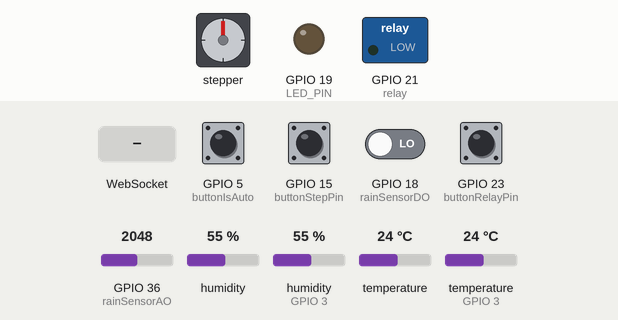
The sketch below on a simulated ESP32. Shown: stepper motor, switched loads named in the sketch (green lamp = pin HIGH), output pins drawn as LEDs (lit = HIGH). The inputs (shaded band) are chosen by the test bench; at power-on: GPIO 5 (buttonIsAuto), GPIO 15 (buttonStepPin), GPIO 23 (buttonRelayPin) HIGH, GPIO 18 (rainSensorDO) LOW, GPIO 36 (rainSensorAO) = 2048, humidity 55 %, humidity (sensor on GPIO 3) 55 %, temperature 24 °C, temperature (sensor on GPIO 3) 24 °C. WiFi joins after 1.5 s; servers stay silent unless stated; stepper angles assume 2048 steps per turn; what the sketch prints to the serial monitor is not drawn.

Above: at 3.2 s.
3.3 s: WebSocket text "On-Auto" received
At 4.21 s:
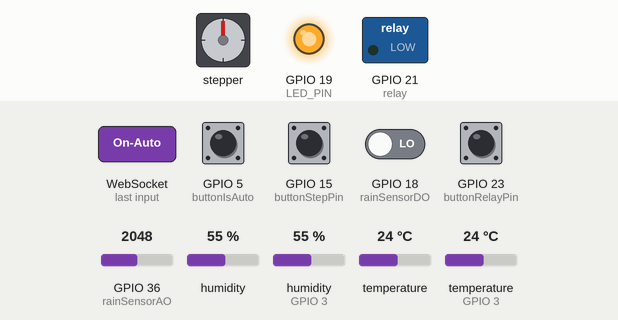
6.8 s: GPIO 18 (rainSensorDO) driven HIGH
10.3 s: WebSocket text "Off-Auto" received
At 12.4 s:
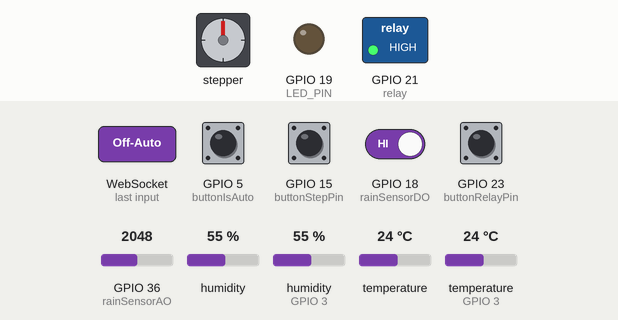
13.6 s: GPIO 15 (buttonStepPin) pulled LOW for 0.6 s
At 14.97 s:
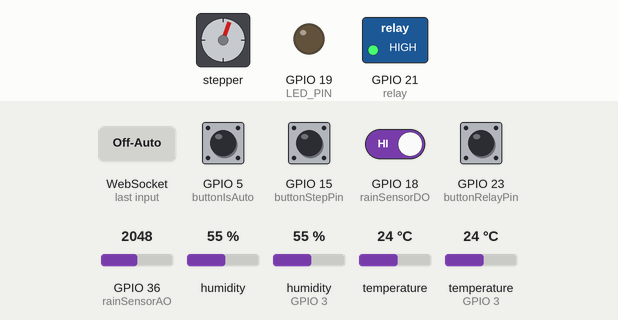
17.2 s: WebSocket text "Off-ControlStep" received
At 18.64 s:
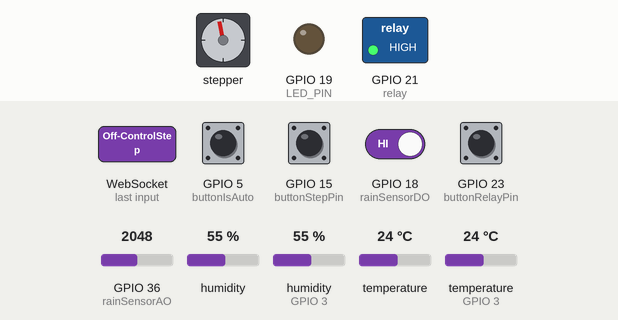
20.7 s: GPIO 5 (buttonIsAuto) pulled LOW for 0.6 s
At 22.4 s:
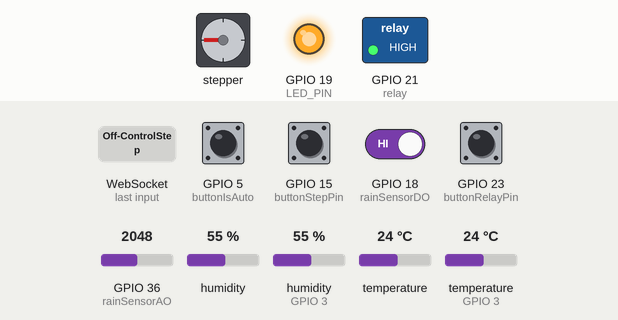
Timing chart, 0 to 23.8 s (numbered marks = the images above; inputs shaded):
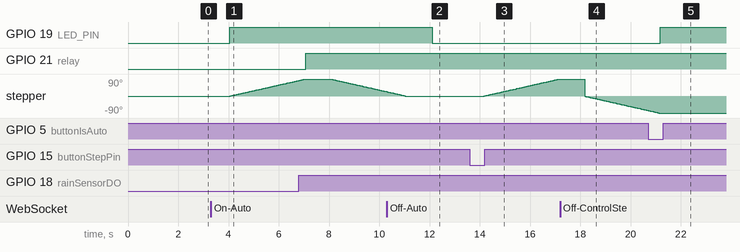

Measured:
- after the input at 3.3 s, GPIO 19 (LED_PIN): LOW → HIGH after 0.75 s; stepper: keeps turning clockwise at about 30°/s, starting after 0.78 s
- after the input at 10.3 s, GPIO 19 (LED_PIN): HIGH → LOW after 1.8 s
- after the input at 13.6 s, stepper: keeps turning clockwise at about 30°/s, starting after 0.58 s
- after the input at 17.2 s, stepper: keeps turning counter-clockwise at about 67°/s, starting after 0.97 s
- after the input at 20.7 s, GPIO 19 (LED_PIN): LOW → HIGH after 0.48 s

The sketch:

BTL.ino
```cpp
#include <WebSocketsServer.h>
#include <ArduinoJson.h>
#include <WiFi.h>
#include <WiFiClient.h>
#include <WiFiSTA.h>
#include <WiFiScan.h>
#include <WiFiServer.h>
#include <WiFiType.h>
#include <WiFiUdp.h>
#include <WebServer.h>
#include <Stepper.h>
#include <DHTesp.h>

WebServer server(80);
WebSocketsServer webSocket = WebSocketsServer(81);

#define buttonStepPin 15
#define rainSensorDO 18
#define rainSensorAO 36
#define buttonIsAuto 5
#define buttonRelayPin 23
#define relay 21
#define LED_PIN 19


const int DHT_PIN = 3;
const int IN1 = 17;
const int IN2 = 16;
const int IN3 = 4;
const int IN4 = 2;

const int stepsPerRevolution = 2048;
DHTesp dhtSensor;
int button_state = HIGH;
int last_button_state = HIGH;
int button_auto_state = HIGH;
int last_button_auto_state = HIGH;
String stepState = "Close";
int button_state1 = HIGH;
int last_button_state1 = HIGH;
int button_auto_state1 = HIGH;
int last_button_auto_state1 = HIGH;
String relayState = "Close";
Stepper myStepper = Stepper(stepsPerRevolution, IN1, IN3, IN2, IN4);
int isAuto = 0;
int interval = 1000;
unsigned long previousMillis = 0;


const char* ssid = "THHC";
const char* password = "THHTHH2002";

WiFiClient client;

String jsonString;
String pin_status = "";

TempAndHumidity data = dhtSensor.getTempAndHumidity();
float t = data.temperature;
float h = data.humidity;
int r = 4095 - analogRead(rainSensorAO);
void sendHtml() {
  String response = R"(
<!DOCTYPE html>
<html lang="en">
<head>
    <meta charset="UTF-8">
    <meta name="viewport" content="width=device-width, initial-scale=1.0">
    <title>Document</title>
</head>
<body>
    <div>
        Nhiet Do :
        <span id='temperature'>__TEMPERATURE__</span>
    </div>
    <div>
        Do Am :
        <span id='humidity'>__HUMIDITY__</span>
    </div>
    <div>
        Luong Mua :
        <span id='rainfall'>__RAINFALL__</span>
    </div>

    <div>
        <button type='button' id='On-Auto'>On-Auto</button>
        <button type='button' id='Off-Auto'>Off-Auto</button>
        <span id='led_state'>Auto-State</span>
    </div>
    <div>
        <button type='button' id='On-ControlStep'>On-ControlStep</button>
        <button type='button' id='Off-ControlStep'>Off-ControlStep</button>
        <span id='stepState'>Step-State</span>
    </div>
    <div>
        <button type='button' id='On-ControlRelay'>On-ControlRelay</button>
        <button type='button' id='Off-ControlRelay'>Off-ControlRelay</button>
        <span id='relayState'>Relay-State</span>
    </div>

</body>
<script>
    var Socket;
    document.getElementById('On-Auto').addEventListener('click', OnAuto_pressed);
    document.getElementById('Off-Auto').addEventListener('click', OffAuto_pressed);
    document.getElementById('On-ControlStep').addEventListener('click', OnControlStep_pressed);
    document.getElementById('Off-ControlStep').addEventListener('click', OffControlStep_pressed);
    document.getElementById('On-ControlRelay').addEventListener('click', OnControlRelay_pressed);
    document.getElementById('Off-ControlRelay').addEventListener('click', OffControlRelay_pressed);

    function init() {
        Socket = new WebSocket('ws://' + window.location.hostname + ':81/');
        Socket.onmessage = function (event) {
            processCommand(event);
        };
    }
    function processCommand(event) {
        var obj = JSON.parse(event.data);
        document.getElementById('led_state').innerHTML = obj.PIN_Status;
        document.getElementById('temperature').innerHTML = obj.Temp;
        document.getElementById('humidity').innerHTML = obj.Hum;
        document.getElementById('rainfall').innerHTML = obj.Rain;

        document.getElementById('stepState').innerHTML = obj.StepState;
        document.getElementById('relayState').innerHTML = obj.RelayState;

        console.log(obj.PIN_Status);
        console.log(obj.Temp);
        console.log(obj.Hum);
        console.log(obj.Rain);
        console.log(obj.StepState);
        console.log(obj.RelayState);

    }
    function OnAuto_pressed() {
        Socket.send('On-Auto');
    }
    function OffAuto_pressed() {
        Socket.send('Off-Auto');
    }
    function OnControlStep_pressed() {
        Socket.send('On-ControlStep');
    }
    function OffControlStep_pressed() {
        Socket.send('Off-ControlStep');
    }
    function OnControlRelay_pressed() {
        Socket.send('On-ControlRelay');
    }
    function OffControlRelay_pressed() {
        Socket.send('Off-ControlRelay');
    }


    window.onload = function (event) {
        init();
    }
</script>
</html>
  )";
  server.send(200, "text/html", response);
}

void setup() {
  Serial.begin(115200);
  WiFi.begin(ssid, password);
  while (WiFi.status() != WL_CONNECTED) {
    delay(1000);
    Serial.println("Connecting to WiFi...");
  }
  Serial.println("Connected to WiFi");
  Serial.print("IP address: ");
  Serial.println(WiFi.localIP());

  myStepper.setSpeed(5);
  pinMode(buttonStepPin, INPUT_PULLUP);
  pinMode(buttonIsAuto, INPUT_PULLUP);
  pinMode(buttonRelayPin, INPUT_PULLUP);
  pinMode(rainSensorDO, INPUT);
  pinMode(rainSensorAO, INPUT);
  pinMode(LED_PIN, OUTPUT);
  pinMode(relay, OUTPUT);
  dhtSensor.setup(DHT_PIN, DHTesp::DHT11);

  server.on("/", sendHtml);
  server.begin();
  webSocket.begin();
  webSocket.onEvent(webSocketEvent);
  Serial.println("HTTP server started");


}

void step_manual() {
  last_button_state = button_state;
  button_state = digitalRead(buttonStepPin);
  int spc = 512;
  if (last_button_state == HIGH && button_state == LOW) {
    if (stepState == "Close") {
      myStepper.step(spc);
      stepState = "Open";
    } else if (stepState == "Open") {
      myStepper.step(-spc);
      stepState = "Close";
    }
  }
}
void step_auto() {
  int spc = 512;
  int rainState = digitalRead(rainSensorDO);
  int rainAmount = analogRead(rainSensorAO);
  if (stepState == "Close") {
    if (rainState == LOW) {
      myStepper.step(spc);  //Mở
      stepState = "Open";
    }

  } else if (stepState = "Open") {
    if (rainState == HIGH) {
      myStepper.step(-spc);  //Đóng
      stepState = "Close";
    }
  }
}
void relay_manual() {
  last_button_state1 = button_state1;
  button_state1 = digitalRead(buttonRelayPin);
  if (last_button_state1 == HIGH && button_state1 == LOW) {
    if (relayState == "Close") {
      digitalWrite(relay, HIGH);
      relayState = "Open";
    } else if (relayState == "Open") {
      digitalWrite(relay, LOW);
      relayState = "Close";
    }
  }
}
void relay_auto() {
  TempAndHumidity data = dhtSensor.getTempAndHumidity();
  float t = data.temperature;
  float h = data.humidity;
  if(relayState == "Close"){
    if(t > 35 || h < 65){
      digitalWrite(relay, HIGH);
      relayState = "Open";
    }
  } else if(relayState == "Open"){
    if(t<= 35 && h >= 65){
      digitalWrite(relay, LOW);
      relayState = "Close";
    }
  }
}
void viewtandh(){
  TempAndHumidity data = dhtSensor.getTempAndHumidity();
  float t = data.temperature;
  float h = data.humidity;
  Serial.print("Nhiệt độ: ");
  Serial.print(t);
  Serial.println(" °C");
  Serial.print("Độ ẩm: ");
  Serial.print(h);
  Serial.println(" %");

  delay(1000);
}
void update_data(){
  TempAndHumidity  data = dhtSensor.getTempAndHumidity();
  h = data.humidity;
  t = data.temperature;
  r = 4095 - analogRead(rainSensorAO);

  if (digitalRead(LED_PIN) == HIGH) {  //check if pin LED_PIN is high or low
    pin_status = "ON";
  }
  else {
    pin_status = "OFF"; //check if pin LED_PIN is high or low
    }
  stepState = stepState;
  relayState = relayState;

}
void update_webpage(){
  StaticJsonDocument<1000> doc;
  // create an object
  JsonObject object = doc.to<JsonObject>();
  object["RelayState"] = relayState ;
  object["StepState"] = stepState ;
  object["PIN_Status"] = pin_status ;
  object["Temp"] = t ;
  object["Hum"] = h ;
  object["Rain"] = r ;
  // object["Led1State"] = led1State ;
  // object["Led2State"] = led2State ;
  // object["FireAlarm"] = flameAlarm ;
  serializeJson(doc, jsonString); // serialize the object and save teh result to teh string variable.
  // Serial.println( jsonString ); // print the string for debugging.
  webSocket.broadcastTXT(jsonString); // send the JSON object through the websocket
  jsonString = ""; // clear the String.
}

void webSocketEvent(byte num, WStype_t type, uint8_t * payload, size_t length) {
  myStepper = Stepper(stepsPerRevolution, 17, 4, 16, 2);
  myStepper.setSpeed(5);
  int spc = 512;
  String receivedData = String((char *)payload);
  switch (type) {
    case WStype_DISCONNECTED: // enum that read status this is used for debugging.
      Serial.print("WS Type ");
      Serial.print(type);
      Serial.println(": DISCONNECTED");
      break;
    case WStype_CONNECTED:  // Check if a WebSocket client is connected or not
      Serial.print("WS Type ");
      Serial.print(type);
      Serial.println(": CONNECTED");
      if (digitalRead(LED_PIN) == HIGH) {  //check if pin LED_PIN is high or low
        pin_status = "ON";
        update_webpage(); // update the webpage accordingly
      }
      else {
        pin_status = "OFF"; //check if pin LED_PIN is high or low
        update_webpage();// update the webpage accordingly
      }
      break;
    case WStype_TEXT: // check responce from client
      Serial.println(receivedData); // the payload variable stores teh status internally
          String receivedData = String((char *)payload);
      if (receivedData == "On-Auto") {
        update_webpage();
        digitalWrite(LED_PIN, HIGH);  // Bật đèn
        isAuto = 1;
      }
      if (receivedData == "Off-Auto") {
        update_webpage();
        digitalWrite(LED_PIN, LOW);  // Tắt đèn
        isAuto = 0;
      }
      if (receivedData == "On-ControlStep") {
        update_webpage();
        if(stepState == "Close"){
            stepState = "Open";
            myStepper.step(spc);
        }
      }
      if (receivedData == "Off-ControlStep") {
        update_webpage();
        if(stepState == "Open"){
            stepState = "Close";
            myStepper.step(-spc);
        }
      }
      if (receivedData == "On-ControlRelay") {
        update_webpage();
        if(relayState == "Close"){
            relayState = "Open";
            digitalWrite(relay, HIGH);
        }
      }
      if (receivedData == "Off-ControlRelay") {
        update_webpage();
        if(relayState == "Open"){
            relayState = "Close";
            digitalWrite(relay, LOW);
        }
      }
      // if (receivedData == "On-FireAlarm") {
      //   update_webpage();
      //   if(flameAlarm == "Close"){
      //       flameAlarm = "Open";
      //         digitalWrite(FLAMBELL_PIN, HIGH);
      //         digitalWrite(FLAMLIGHT_PIN, HIGH);
      //   }
      // }
      // if (receivedData == "Off-FireAlarm") {
      //   update_webpage();
      //   if(flameAlarm == "Open"){
      //       flameAlarm = "Close";
      //         digitalWrite(FLAMBELL_PIN, LOW);
      //         digitalWrite(FLAMLIGHT_PIN, LOW);
      //   }
      // }
      break;
  }
}

void loop() {
  viewtandh();
  server.handleClient();
  webSocket.loop();
  unsigned long currentMillis = millis(); // call millis  and Get snapshot of time
  if ((unsigned long)(currentMillis - previousMillis) >= interval) { // How much time has passed, accounting for rollover with subtraction!
    update_data(); // update temperature data.
    update_webpage(); // Update Humidity Data
    previousMillis = currentMillis;   // Use the snapshot to set track time until next event
  }


  last_button_auto_state = button_auto_state;
  button_auto_state = digitalRead(buttonIsAuto);
  if (last_button_auto_state == HIGH && button_auto_state == LOW) {
    if (isAuto == 0) {
      digitalWrite(LED_PIN, HIGH);  // Bật đèn
      isAuto = 1;              // Đặt isAuto thành 1
    } else if (isAuto == 1) {
      digitalWrite(LED_PIN, LOW);  // Tắt đèn
      isAuto = 0;             // Đặt isAuto thành 0
    }
  }
  if (isAuto == 0) {
    step_manual();
    relay_manual();
  } else if (isAuto == 1) {
    step_auto();
    relay_auto();
  }


}
```
